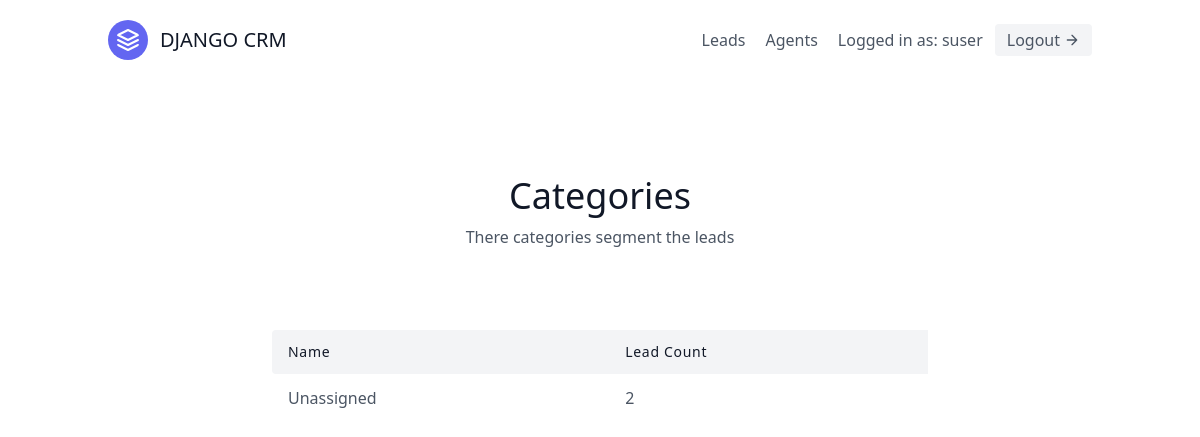
Page /leads/categories/ (signed in) on the earlier database version.
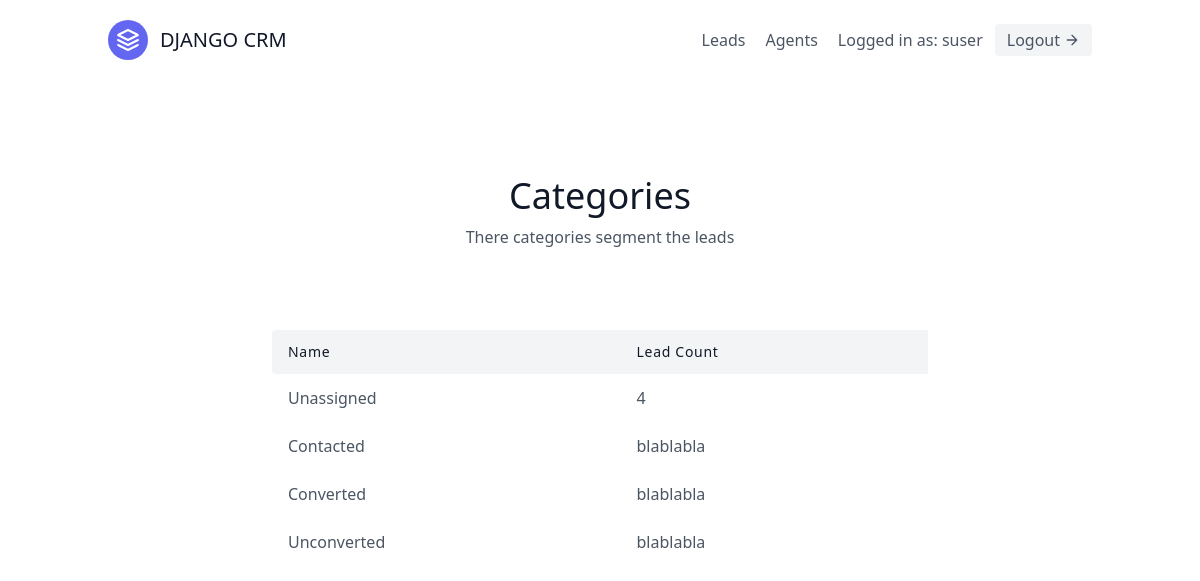
Same page on the later database version.
### leads/models.py (models this page shows, shortened)
class Category(models.Model):
  name = models.CharField(max_length=30)
  organisation = models.ForeignKey(UserProfile, on_delete=models.CASCADE)

### leads/views.py (the view)
# urls.py: path('categories/', CategoryListView.as_view(), name="category-list"),
class CategoryListView(LoginRequiredMixin, generic.ListView):
  template_name = "leads/category_list.html"
  context_object_name = "category_list"
  def get_context_data(self, **kwargs):
    context = super(CategoryListView, self).get_context_data(**kwargs)
    user = self.request.user
    if user.is_organisor:
      queryset = Lead.objects.filter(
        organisation = user.userprofile
      )
    else:
      queryset = Lead.objects.filter(
        organisation = user.agent.organisation
      )
    context.update({
      "unassigned_lead_count": queryset.filter(category__isnull=True).count()
    })
    return context
  def get_queryset(self):
    user = self.request.user
    if user.is_organisor:
      queryset = Category.objects.filter(
        organisation = user.userprofile
      )
    else:
      queryset = Category.objects.filter(
        organisation = user.agent.organisation
      )
    return queryset

### leads/templates/leads/category_list.html
{% extends 'base.html' %}
{% block content %}
<section class="text-gray-600 body-font">
  <div class="container px-5 py-24 mx-auto">
    <div class="flex flex-col text-center w-full mb-20">
      <h1 class="sm:text-4xl text-3xl font-medium title-font mb-2 text-gray-900">Categories</h1>
      <p class="lg:w-2/3 mx-auto leading-relaxed text-base">
        There categories segment the leads
      </p>
    </div>
    <div class="lg:w-2/3 w-full mx-auto overflow-auto">
      <table class="table-auto w-full text-left whitespace-no-wrap">
        <thead>
          <tr>
            <th class="px-4 py-3 title-font tracking-wider font-medium text-gray-900 text-sm bg-gray-100 rounded-tl rounded-bl">Name</th>
            <th class="px-4 py-3 title-font tracking-wider font-medium text-gray-900 text-sm bg-gray-100">Lead Count</th>
          </tr>
        </thead>
        <tbody>
          <tr>
            <td class="px-4 py-3">Unassigned</td>
            <td class="px-4 py-3">{{ unassigned_lead_count }}</td>
          </tr>
          {% for category in category_list %}
            <tr>
              <td class="px-4 py-3">
                <a href="{% url 'leads:category-detail' category.pk %}">{{ category.name }}</a>
              </td>
              <td class="px-4 py-3">blablabla</td>
            </tr>
          {% endfor %}
        </tbody>
      </table>
    </div>
  </div>
</section>
{% endblock content %}

Differences in the rows shown:
added Category: name "Contacted"
added Category: name "Converted"
added Category: name "Unconverted"
Other differences:
{{ unassigned_lead_count }}: "2" → "4"
